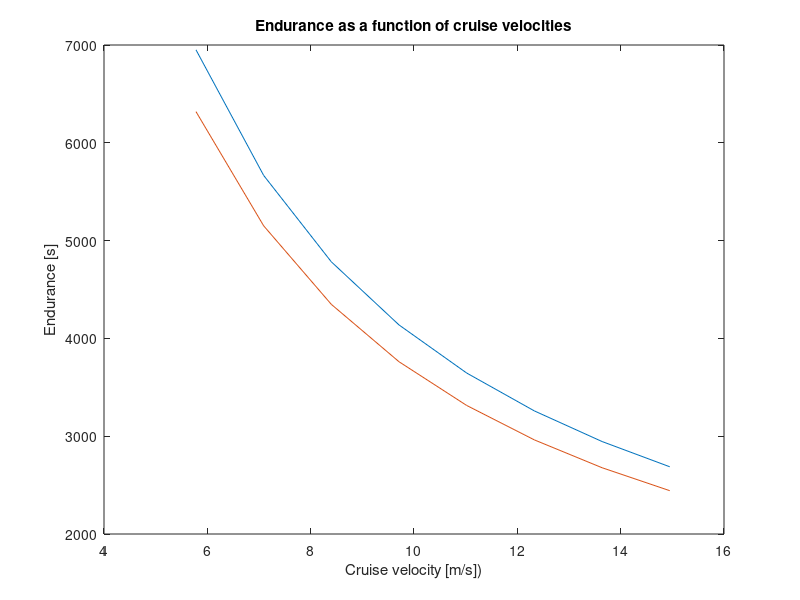

The MATLAB script that drew this image:
close all
clear all
clc

%% Part 2
% Battery specifications
% Rhino 6200mAh 4S 50C Lipo Battery Pack w/XT90
% Turnigy Rapid 5500mAh 4S2P 140C Hardcase Lipo Battery Pack w/XT90 Connector

% V = 20.8/3.6; %Required speed
V = [5.78:1.31:15]; %Ranges of velocities from minimum required to maximum allowed
voltage = [14.8 14.8]; 
ah = [6200 5500]*10^(-3); 
mass = [705 543]*10^(-3); %kg
totalweight = 6 + mass; %Total weight of UAV
ae = 10; %Aerodynamic efficiency
pe = 0.8; %Propulsion efficiency
g = 9.81;

  for j = 1:length(V) 

    for i = 1:length(ah)
        Espec(i,j) = voltage(i)*ah(i)/mass(i); 
        MFbatt(i,j) = mass(i)/totalweight(i);
        E(i,j) = Espec(i,j)*MFbatt(i,j)*pe*ae/(g*V(j))*60^2; %Endurance 
        R(i,j) = V(j)*E(i,j); %Range
    end

  end

plot(V,E(1,:),V,E(2,:))
title('Endurance as a function of cruise velocities');
xlabel('Cruise velocity [m/s])');
ylabel('Endurance [s]');

%%Part 3


